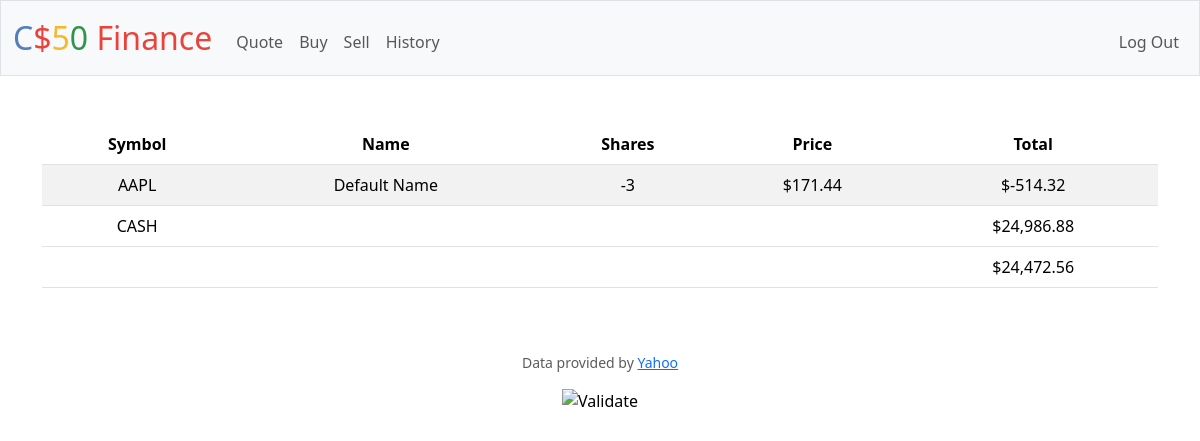
The page / (signed in) on the database its author committed.
### tables this page shows
CREATE TABLE transactions (
 id INTEGER PRIMARY KEY AUTOINCREMENT,
 user_id INTEGER NOT NULL,
 name TEXT NOT NULL,
 shares INTEGER NOT NULL,
 price NUMERIC NOT NULL,
 type TEXT NOT NULL,
 symbol TEXT NOT NULL,
 time TIMESTAMP DEFAULT CURRENT_TIMESTAMP,
 FOREIGN KEY(user_id) REFERENCES users(id)
);

CREATE TABLE users (id INTEGER PRIMARY KEY AUTOINCREMENT NOT NULL, username TEXT NOT NULL, hash TEXT NOT NULL, cash NUMERIC NOT NULL DEFAULT 10000.00);

### app.py (the view)
@app.route("/")
@login_required
def index():
    user_id = session["user_id"]
    stocks = db.execute(
        "SELECT symbol, name, price, SUM(shares) as totalShares FROM transactions WHERE user_id = ? GROUP BY symbol", user_id)
    cash = db.execute("SELECT cash FROM users WHERE id = ?", user_id)[0]["cash"]
    total = cash
    for stock in stocks:
        total += stock["price"] * stock["totalShares"]
    return render_template("index.html", stocks=stocks, cash=cash, usd=usd, total=total)

### app.py (called while the page is built)
@app.after_request
def after_request(response):
    response.headers["Cache-Control"] = "no-cache, no-store, must-revalidate"
    response.headers["Expires"] = 0
    response.headers["Pragma"] = "no-cache"
    return response

### helpers.py (called while the page is built)
def login_required(f):
    @wraps(f)
    def decorated_function(*args, **kwargs):
        if session.get("user_id") is None:
            return redirect("/login")
        return f(*args, **kwargs)
    return decorated_function

def usd(value):
    return f"${value:,.2f}"

### templates/index.html (shortened to what this page needs)
{% extends "layout.html" %}
{% block main %}
    <table class="table table-striped">
        <thead>
            <tr>
                <th>Symbol</th>
                <th>Name</th>
                <th>Shares</th>
                <th>Price</th>
                <th>Total</th>
            </tr>
        </thead>
        <tbody>
            {% for stock in stocks %}
            <tr>
                <td>{{ stock["symbol"] }}</td>
                <td>{{ stock["name"] }}</td>
                <td>{{ stock["totalShares"] }}</td>
                <td>{{ usd(stock["price"]) }}</td>
                <td>{{ usd(stock["totalShares"] * stock["price"]) }}</td>
            </tr>
            {% endfor %}
            <tr>
                <td>CASH</td>
                <td colspan="3"></td>
                <td>{{ usd(cash) }}</td>
            </tr>
        </tbody>
        <tfoot>
            <td colspan="4"></td>
            <td><storng> {{ usd(total) }} </storng></td>
        </tfoot>
    </table>
{% endblock %}

### rows shown on the page
transactions: symbol "AAPL", name "Default Name", totalShares "-3", price "$171.44", totalShares "$-514.32"
users: cash "$24,986.88"

### other values the page prints
{{ usd(total) }} "$24,472.56"
